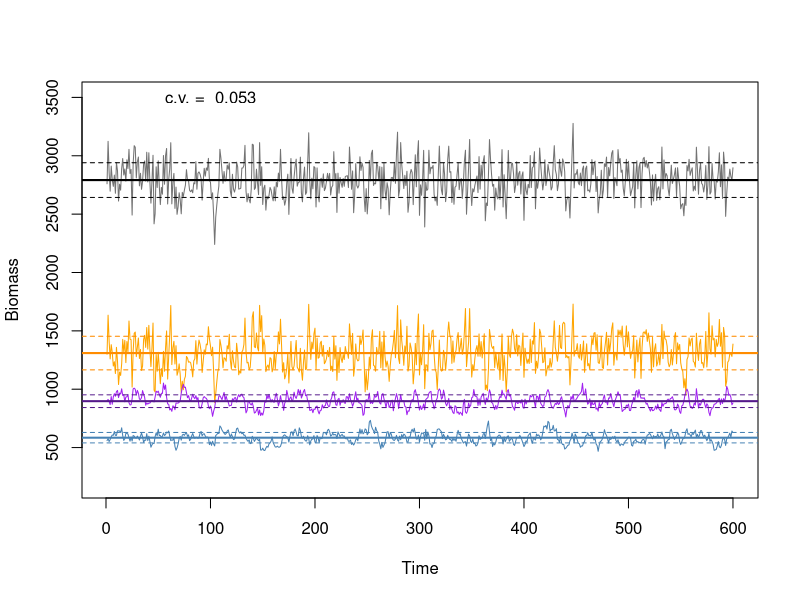
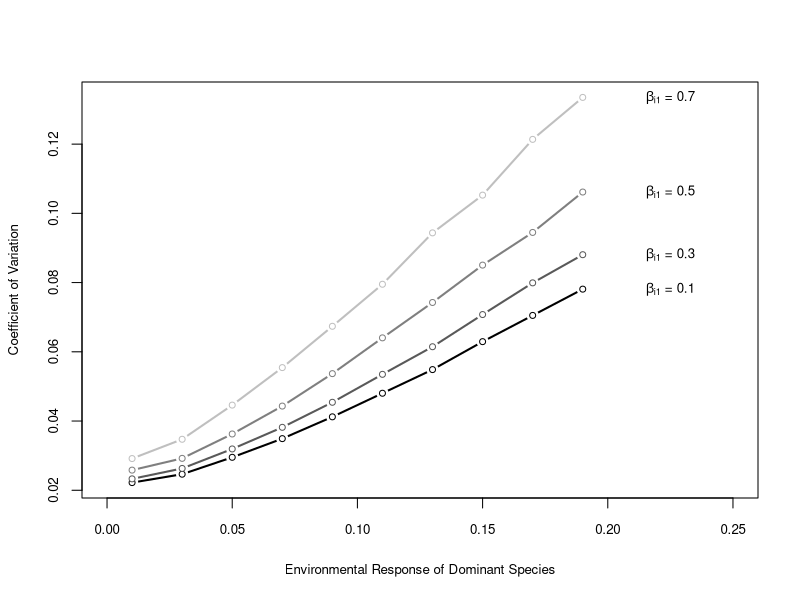
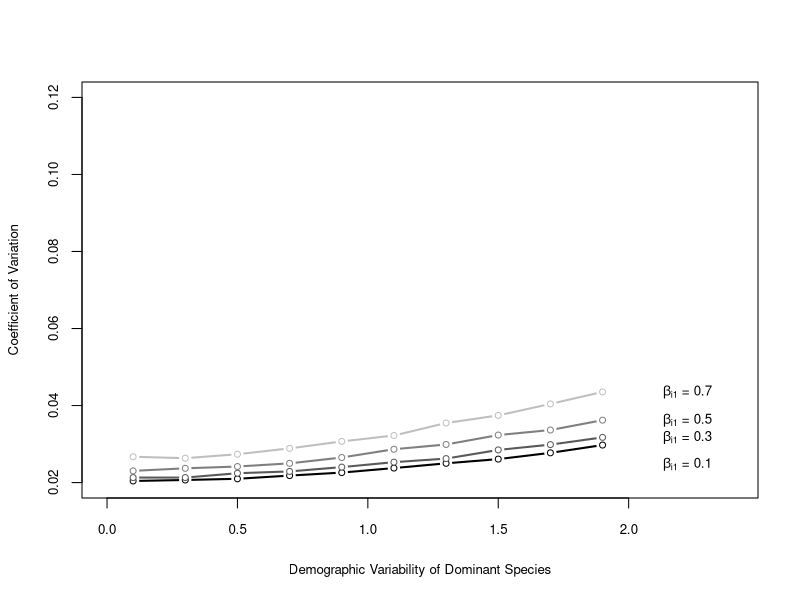

Write the R code that produced these figures, in order.
rm(list=ls())

model <- function(rm1, rm2, rm3, 
                  N1.start, N2.start, N3.start, 
                  K1, K2, K3,
                  evar1, evar2, evar3,
                  dvar1, dvar2, dvar3,
                  beta12, beta13, beta21, beta23, beta31, beta32,
                  time){
  r1 = numeric(time)
  r2 = numeric(time)
  r3 = numeric(time)
  N1 = numeric(time)
  N2 = numeric(time)
  N3 = numeric(time)
  Ntot = numeric(time)
  
  N1[1] <- N1.start
  N2[1] <- N2.start
  N3[1] <- N3.start
  Ntot[1] <- N1[1] + N2[1] +N3[1]
  
  for(t in 2:time){
    #   whitevar1 <- rnorm(1, mean=0)
    whitevar2 <- rnorm(1, mean=0)
    whitevar1 <- rnorm(1, mean=0)
#     whitevar3 <- -1*rnorm(1, mean=whitevar1)
    whitevar3 <- rnorm(1, mean=0)
    dnoise1 <- rnorm(1, mean=0)
    dnoise2 <- rnorm(1, mean=0)
    dnoise3 <- rnorm(1, mean=0)
    
    sum.non1 = ((beta12 * N2[t-1])/K2) + ((beta13 * N3[t-1])/K3)
    sum.non2 = ((beta21 * N1[t-1])/K1) + ((beta23 * N3[t-1])/K3)
    sum.non3 = ((beta31 * N1[t-1])/K1) + ((beta32 * N2[t-1])/K2)
    
    r1[t] = rm1 * (1-(N1[t-1]/K1) - sum.non1) + evar1 * whitevar1 + (dvar1 * dnoise1/sqrt(N1[t-1]))
    
    r2[t] = rm2 * (1-(N2[t-1]/K2) - sum.non2) + evar2 * whitevar2 + (dvar2 * dnoise2/sqrt(N2[t-1]))
    
    r3[t] = rm3 * (1-(N3[t-1]/K2) - sum.non3) + evar3 * whitevar3 + (dvar3 * dnoise3/sqrt(N3[t-1]))
    
    
    N1[t] = N1[t-1] + N1[t-1]*r1[t]
    N2[t] = N2[t-1] + N2[t-1]*r2[t]
    N3[t] = N3[t-1] + N3[t-1]*r3[t]
    Ntot[t] = N1[t] + N2[t] + N3[t]
  }
  
  pops <- matrix(ncol=4, nrow=time)
  pops[,1] <- N1
  pops[,2] <- N2
  pops[,3] <- N3
  pops[,4] <- Ntot
  return(pops)
}



rm1 = 0.5
rm2 = 0.8
rm3 = 0.6
K1 = 1000
K2 = 1500
K3 = 1000
evar1 = 0.02
evar2 = 0.1
evar3 = 0.02
dvar1 = 1
dvar2 = 1
dvar3 = 1
beta12 = 0.4
beta13 = 0.08
beta21 = 0.08
beta23 = 0.08
beta31 = 0.08
beta32 = 0.4

time = 600


N1.start <- 560
N2.start <- 1300
N3.start <- 900


model.null <- model(rm1, rm2, rm3, 
                    N1.start, N2.start, N3.start, 
                    K1, K2, K3,
                    evar1, evar2, evar3,
                    dvar1, dvar2, dvar3,
                    beta12, beta13, beta21, beta23, beta31, beta32,
                    time)

N1 <- model.null[,1]
N2 <- model.null[,2]
N3 <- model.null[,3]
Ntot <- model.null[,4]

cv.tot = sd(Ntot)/mean(Ntot)
cv.tot

time.plot = seq(1,time,1)
plot(time.plot, Ntot, type="l", col="grey45", ylim=c(200,3500), ylab="Biomass", xlab="Time")
lines(time.plot, N1, col="steelblue")
lines(time.plot, N2, col="orange")
lines(time.plot, N3, col="purple")
abline(h=mean(Ntot), col="black", lwd=2)
abline(h=(sd(Ntot)+mean(Ntot)), col="black", lty="dashed")
abline(h=(mean(Ntot)-sd(Ntot)), col="black", lty="dashed")

abline(h=mean(N1), col="steelblue", lwd=2)
abline(h=(sd(N1)+mean(N1)), col="steelblue", lty="dashed")
abline(h=(mean(N1)-sd(N1)), col="steelblue", lty="dashed")

abline(h=mean(N2), col="darkorange", lwd=2)
abline(h=(sd(N2)+mean(N2)), col="darkorange", lty="dashed")
abline(h=(mean(N2)-sd(N2)), col="darkorange", lty="dashed")

abline(h=mean(N3), col="purple4", lwd=2)
abline(h=(sd(N3)+mean(N3)), col="purple4", lty="dashed")
abline(h=(mean(N3)-sd(N3)), col="purple4", lty="dashed")
text(100,3500,paste("c.v. = ", round(cv.tot,3)))


#Run model with evar vector
rm1 = 0.5
rm2 = 0.8
rm3 = 0.6
K1 = 1000
K2 = 1500
K3 = 1000
evar1 = 0.02
evar2 = seq(0.01,0.2, 0.02)
evar3 = 0.02
dvar1 = 1
dvar2 = 1
# dvar2 = seq(0.1, 1, 0.1)
dvar3 = 1
beta12 = c(0.1, 0.3, 0.5, 0.7)
beta13 = 0.08
beta21 = 0.1
beta23 = 0.08
beta31 = 0.1
beta32 = beta12

time = 10000


N1.start <- 200
N2.start <- 1300
N3.start <- 500

cv.tot.store = matrix(ncol=length(beta12), nrow=length(evar2))

for(j in 1:length(beta12)){
  for(i in 1:length(evar2)){
    model.null <- model(rm1, rm2, rm3, 
                        N1.start, N2.start, N3.start, 
                        K1, K2, K3,
                        evar1, evar2[i], evar3,
                        dvar1, dvar2, dvar3,
                        beta12[j], beta13, beta21, beta23, beta31, beta32[j],
                        time=time)
    
    N1 <- model.null[,1]
    N2 <- model.null[,2]
    N3 <- model.null[,3]
    Ntot <- model.null[,4]
    
    cv.tot = sd(Ntot)/mean(Ntot)
    cv.tot.store[i,j]  = cv.tot
    
  }
}

# 
# plot(evar2, cv.tot.store, type="l")
# points(evar2, cv.tot.store, pch=21, col="white", bg="white", cex=2)
# points(evar2, cv.tot.store, pch=21, col="black", bg="white", cex=1)

matplot(evar2, cv.tot.store, type="l", lwd=2, col=c("black", "grey35", "grey50", "grey75"),
        xlim=c(0,0.25), lty="solid", ylab="Coefficient of Variation", 
        xlab="Environmental Response of Dominant Species",
        cex.lab=0.8, cex.axis=0.8)
matplot(evar2, cv.tot.store, add=TRUE, pch=21, col="white", bg="white", cex=1.5)
matplot(evar2, cv.tot.store, add=TRUE, pch=21, col=c("black", "grey35", "grey50", "grey75"),
        bg="white", cex=0.8)
labs = c(expression(paste(beta[i1], " = 0.1")),
         expression(paste(beta[i1], " = 0.3")),
         expression(paste(beta[i1], " = 0.5")),
         expression(paste(beta[i1], " = 0.7")))
text(c(0.225), y=c(cv.tot.store[10,1], cv.tot.store[10,2], 
                   cv.tot.store[10,3], cv.tot.store[10,4]),
     labs, cex=0.8)






#Run model with dvar vector
rm1 = 0.5
rm2 = 0.8
rm3 = 0.6
K1 = 1000
K2 = 1500
K3 = 1000
evar1 = 0.02
evar2 = 0.02
evar3 = 0.02
dvar1 = 1
# dvar2 = 1
dvar2 = seq(0.1, 2, 0.2)
dvar3 = 1
beta12 = c(0.1, 0.3, 0.5, 0.7)
beta13 = 0.08
beta21 = 0.1
beta23 = 0.08
beta31 = 0.1
beta32 = beta12

time = 10000


N1.start <- 200
N2.start <- 1300
N3.start <- 500

cv.tot.store = matrix(ncol=length(beta12), nrow=length(dvar2))

for(j in 1:length(beta12)){
  for(i in 1:length(dvar2)){
    model.null <- model(rm1, rm2, rm3, 
                        N1.start, N2.start, N3.start, 
                        K1, K2, K3,
                        evar1, evar2, evar3,
                        dvar1, dvar2[i], dvar3,
                        beta12[j], beta13, beta21, beta23, beta31, beta32[j],
                        time=time)
    
    N1 <- model.null[,1]
    N2 <- model.null[,2]
    N3 <- model.null[,3]
    Ntot <- model.null[,4]
    
    cv.tot = sd(Ntot)/mean(Ntot)
    cv.tot.store[i,j]  = cv.tot
    
  }
}

# 
# plot(evar2, cv.tot.store, type="l")
# points(evar2, cv.tot.store, pch=21, col="white", bg="white", cex=2)
# points(evar2, cv.tot.store, pch=21, col="black", bg="white", cex=1)

matplot(dvar2, cv.tot.store, type="l", lwd=2, col=c("black", "grey35", "grey50", "grey75"),
        xlim=c(0,2.4), lty="solid", ylab="Coefficient of Variation", 
        xlab="Demographic Variability of Dominant Species",
        cex.lab=0.8, cex.axis=0.8, ylim=c(0.02, 0.12))
matplot(dvar2, cv.tot.store, add=TRUE, pch=21, col="white", bg="white", cex=1.5)
matplot(dvar2, cv.tot.store, add=TRUE, pch=21, col=c("black", "grey35", "grey50", "grey75"),
        bg="white", cex=0.8)
labs = c(expression(paste(beta[i1], " = 0.1")),
         expression(paste(beta[i1], " = 0.3")),
         expression(paste(beta[i1], " = 0.5")),
         expression(paste(beta[i1], " = 0.7")))
text(c(2.225), y=c(cv.tot.store[10,1]-0.005, cv.tot.store[10,2], 
                   cv.tot.store[10,3], cv.tot.store[10,4]),
     labs, cex=0.8)



